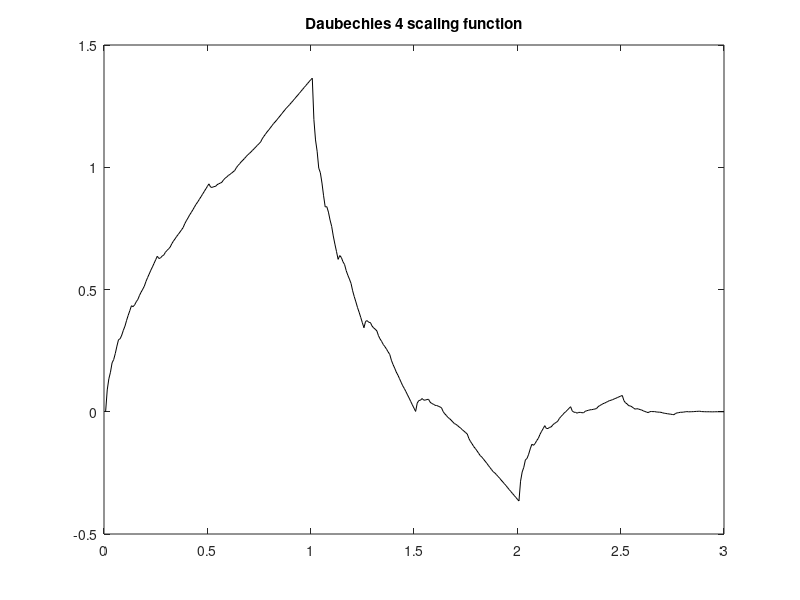

MATLAB code for this plot:
% Compute a scaling function
% from MAE
% MAE coefficients
hden=4*sqrt(2); %coeff. denominator
hsq=sqrt(3); %factor
h=[(1+hsq)/hden, (3+hsq)/hden, (3-hsq)/hden, (1-hsq)/hden]; %Daubechies 4
hN=(h*2)/sum(h); %normalization
K=length(hN);

Ns=128; %number of fi samples
fi=[ones(1,3*K*Ns),0]/(3*K); %initial iteration

%upsample hN, inserting Ns-1 zeros between samples
hup=[hN;zeros(Ns-1,K)];
hup=hup(1:(Ns*K));

%iteration
for nn=0:12,
   aux=conv(hup,fi);
   fi=aux(1:2:length(aux)); %downsampling by 2  
end

%result
fi=fi(1:(K-1)*Ns); %the supported part
x=(1:length(fi))/Ns;

plot(x,fi,'k'); %plots the scaling function
title('Daubechies 4 scaling function');
